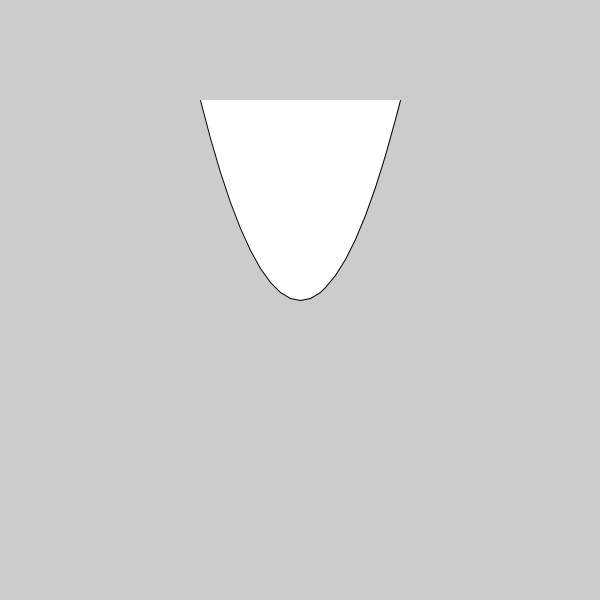
Frame 1 (no input)
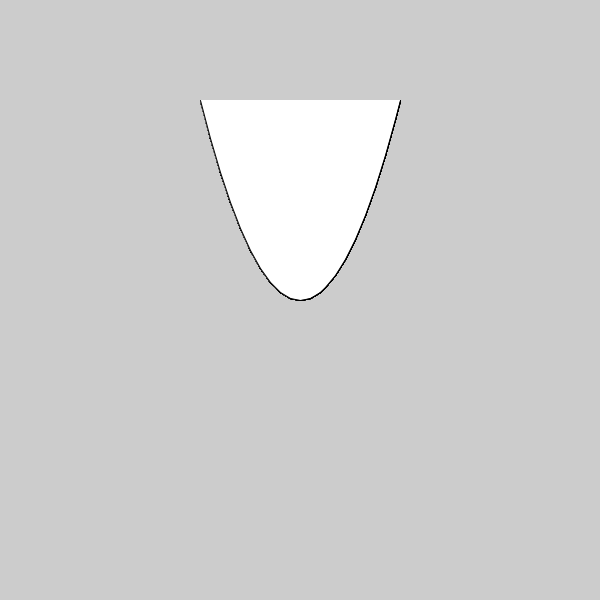
Frame 60 (the mouse pressed at the canvas centre just before this capture)
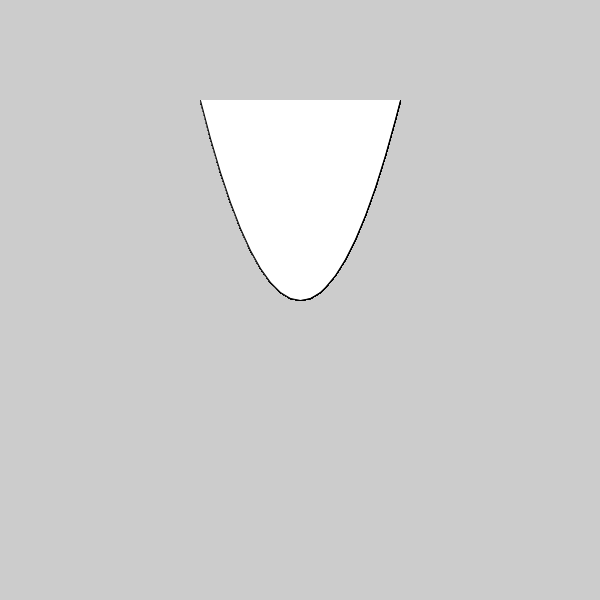
Frame 120 (the mouse held since frame 60 and released just before this capture)

The Processing sketch that drew these frames (run headless with seeded random() and noise(); from frame 60 on, the mouse is pressed at the canvas centre):

// Processing sketch: sketch_260217b
// ── sketch_260217b.pde
void setup(){
  size(600,600);

}
void draw()
{
  beginShape();
  for(float x=-2;x<2;x+=0.1){
    vertex(x*50+300,-x*x*50+300);
  }
  vertex(2*50+300,-2*2*50+300);
  endShape();
}
